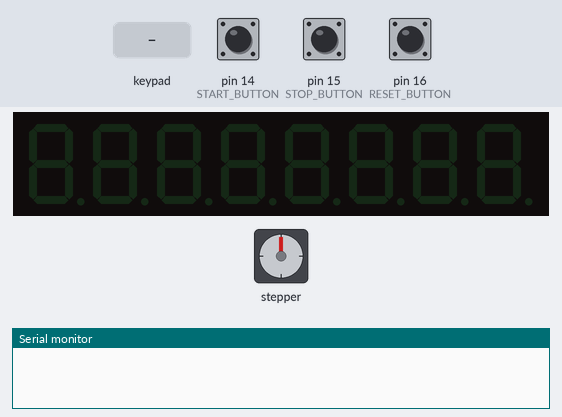
A sketch run on a simulated Arduino Uno, built with avr-gcc and run on an emulated ATmega328P. On the bench: stepper motor, 8-digit seven-segment display, the last lines printed to the serial monitor. The test bench sets the inputs (shaded band); at power-on: pin 14 (START_BUTTON) HIGH, pin 15 (STOP_BUTTON) HIGH, pin 16 (RESET_BUTTON) HIGH. Stepper angles assume 200 steps per turn.

Above: at 1.2 s.
1.3 s: pin 14 (START_BUTTON) pulled LOW for 0.15 s
At 1.75 s:
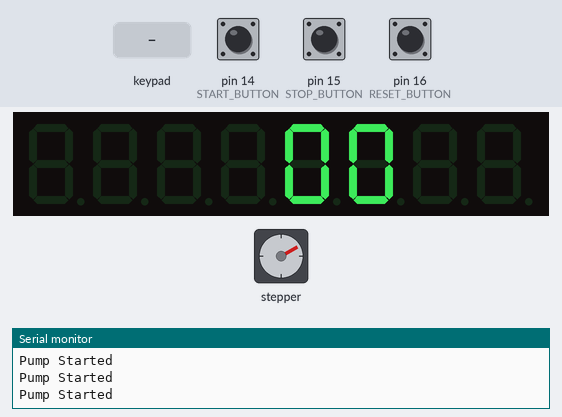
4.3 s: keypad keys 2 3 4 5 A pressed 0.4 s apart
At 6.05 s:
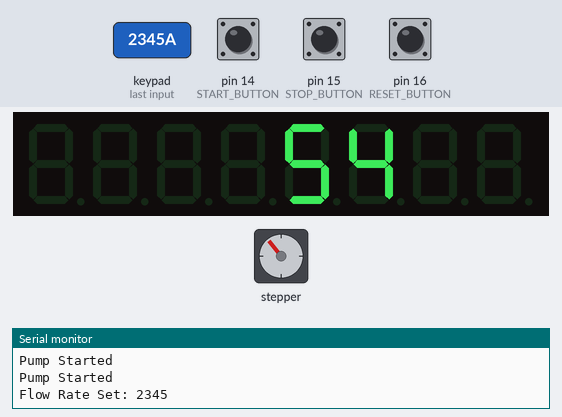
7.8 s: pin 15 (STOP_BUTTON) pulled LOW for 0.15 s
9.4 s: pin 16 (RESET_BUTTON) pulled LOW for 0.15 s
11.0 s: pin 14 (START_BUTTON) pulled LOW for 1 s
At 11.15 s:
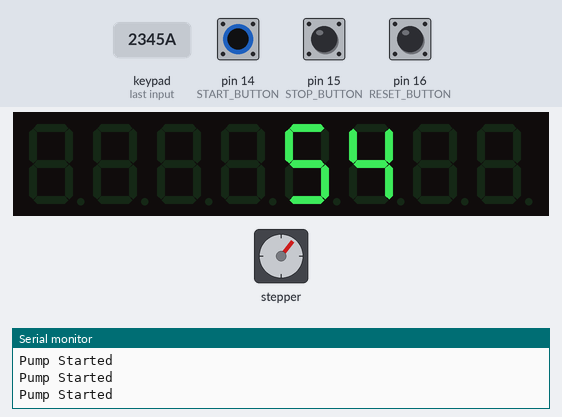
14.0 s: key '8' pressed
At 14.21 s:
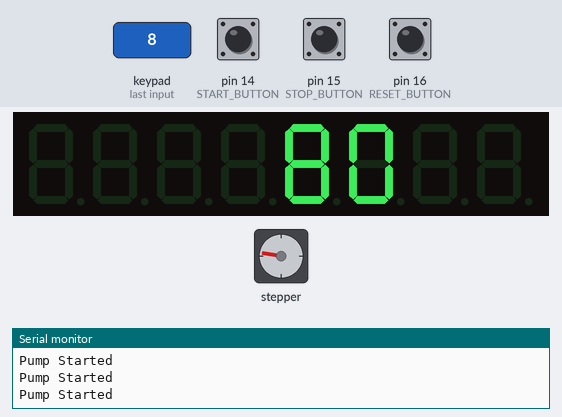
Timing chart, 0 to 31.0 s (numbered marks = the images above; inputs shaded):
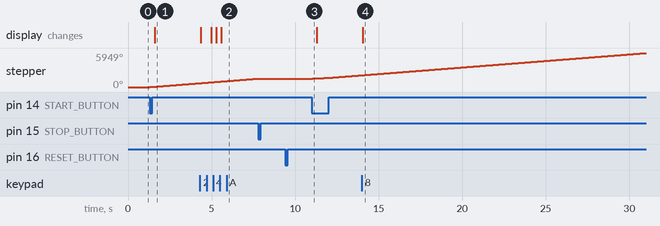

Measured:
- after the input at 1.3 s, stepper: keeps turning clockwise at about 226°/s, starting at once; the display: changes after 0.30 s (image 1)
- after the input at 4.3 s, the display: first changes after 0.07 s (image 2 shows a later state)
- after the input at 11.0 s, stepper: keeps turning clockwise at about 197°/s, starting at once
- after the input at 14.0 s, the display: changes after 0.06 s (image 4)

The sketch:

code.ino
```cpp
#include <Keypad.h>
#include <Wire.h>
#include <RTClib.h>
#include <LedControl.h>
#include <Stepper.h>

// Define stepper motor steps per revolution
#define STEPS_PER_REV 200
Stepper stepper(STEPS_PER_REV, 8, 9, 10, 11);

// Keypad configuration
const byte ROWS = 4;
const byte COLS = 4;
char keys[ROWS][COLS] = {
  {'1', '2', '3', 'A'},
  {'4', '5', '6', 'B'},
  {'7', '8', '9', 'C'},
  {'*', '0', '#', 'D'}
};
byte rowPins[ROWS] = {2, 3, 4, 5};
byte colPins[COLS] = {6, 7, 12, 13};
Keypad keypad = Keypad(makeKeymap(keys), rowPins, colPins, ROWS, COLS);

// Push buttons
#define START_BUTTON 14
#define STOP_BUTTON 15
#define RESET_BUTTON 16

// RTC module
RTC_DS3231 rtc;

// MAX7219 Display
LedControl lc = LedControl(17, 18, 19, 1);

int flowRate = 0;
int volume = 0;
bool running = false;

void setup() {
  Serial.begin(9600);
  stepper.setSpeed(50);

  pinMode(START_BUTTON, INPUT_PULLUP);
  pinMode(STOP_BUTTON, INPUT_PULLUP);
  pinMode(RESET_BUTTON, INPUT_PULLUP);

  if (!rtc.begin()) {
    Serial.println("RTC not found!");
  }
  if (rtc.lostPower()) {
    rtc.adjust(DateTime(F(__DATE__), F(__TIME__)));
  }

  lc.shutdown(0, false);
  lc.setIntensity(0, 8);
  lc.clearDisplay(0);
}

void loop() {
  char key = keypad.getKey();
  if (key) {
    if (key >= '0' && key <= '9') {
      volume = volume * 10 + (key - '0');
    }
    if (key == 'A') {
      flowRate = volume; // Example assignment
      Serial.print("Flow Rate Set: "); Serial.println(flowRate);
    }
  }

  if (digitalRead(START_BUTTON) == LOW) {
    Serial.println("Pump Started");
    running = true;
  }
  if (digitalRead(STOP_BUTTON) == LOW) {
    Serial.println("Pump Stopped");
    running = false;
  }
  if (digitalRead(RESET_BUTTON) == LOW) {
    Serial.println("Reset Parameters");
    volume = 0;
    flowRate = 0;
    running = false;
  }

  if (running) {
    stepper.step(1); // Move plunger forward step-by-step
    displayStatus(volume);
  }
}

void displayStatus(int vol) {
  lc.clearDisplay(0);
  lc.setDigit(0, 3, vol % 10, false);
  lc.setDigit(0, 2, (vol / 10) % 10, false);
}
```
